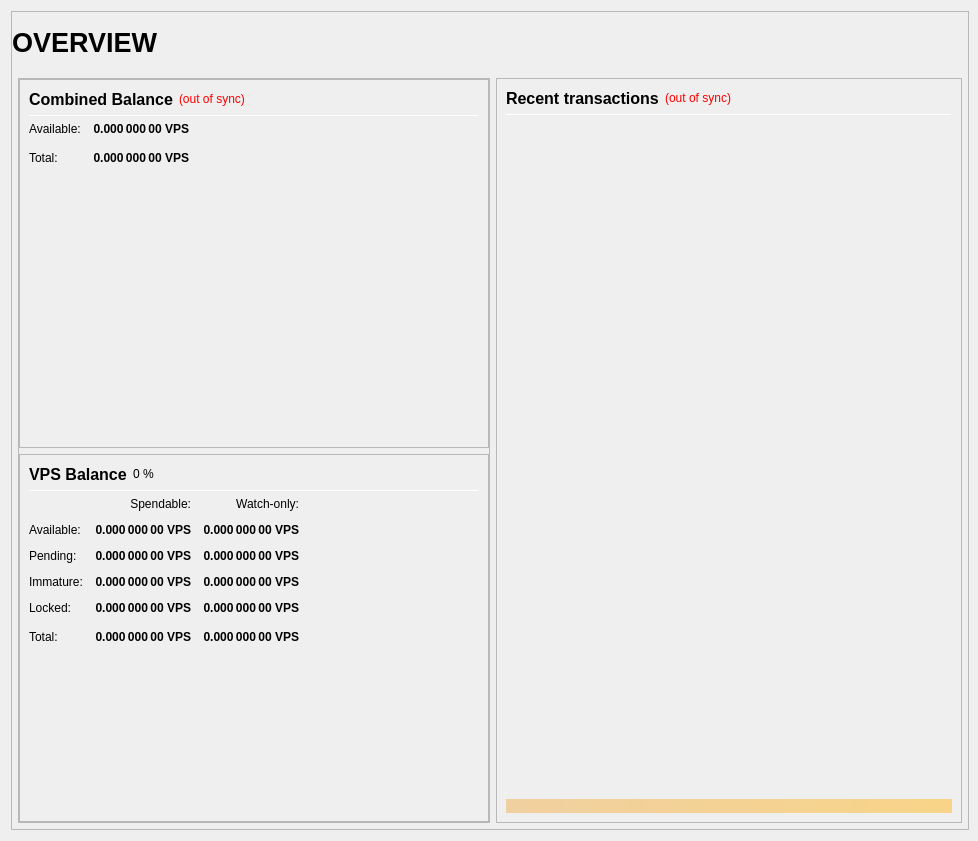
<?xml version="1.0" encoding="UTF-8"?>
<ui version="4.0">
 <class>OverviewPage</class>
 <widget class="QWidget" name="OverviewPage">
  <property name="geometry">
   <rect>
    <x>0</x>
    <y>0</y>
    <width>978</width>
    <height>841</height>
   </rect>
  </property>
  <property name="minimumSize">
   <size>
    <width>960</width>
    <height>682</height>
   </size>
  </property>
  <property name="windowTitle">
   <string>Form</string>
  </property>
  <layout class="QVBoxLayout" name="topLayout" stretch="1">
   <property name="rightMargin">
    <number>9</number>
   </property>
   <item>
    <widget class="QFrame" name="frame_BG">
     <property name="minimumSize">
      <size>
       <width>850</width>
       <height>610</height>
      </size>
     </property>
     <property name="maximumSize">
      <size>
       <width>16777215</width>
       <height>16777215</height>
      </size>
     </property>
     <property name="frameShape">
      <enum>QFrame::StyledPanel</enum>
     </property>
     <property name="frameShadow">
      <enum>QFrame::Raised</enum>
     </property>
     <layout class="QVBoxLayout" name="verticalLayout_3" stretch="1">
      <property name="leftMargin">
       <number>0</number>
      </property>
      <property name="topMargin">
       <number>0</number>
      </property>
      <property name="rightMargin">
       <number>0</number>
      </property>
      <property name="bottomMargin">
       <number>6</number>
      </property>
      <item>
       <layout class="QVBoxLayout" name="verticalLayout_Master" stretch="0,1">
        <property name="margin">
         <number>0</number>
        </property>
        <item>
         <widget class="QFrame" name="frame_Header">
          <layout class="QVBoxLayout" name="verticalLayout_Header" stretch="0">
           <property name="margin">
            <number>0</number>
           </property>
           <item>
            <layout class="QHBoxLayout" name="horizontalLayout_Header" stretch="1,0,1">
             <property name="spacing">
              <number>6</number>
             </property>
             <item>
              <widget class="QLabel" name="labelOverviewHeaderLeft">
               <property name="minimumSize">
                <size>
                 <width>464</width>
                 <height>60</height>
                </size>
               </property>
               <property name="maximumSize">
                <size>
                 <width>16777215</width>
                 <height>60</height>
                </size>
               </property>
               <property name="font">
                <font>
                 <pointsize>20</pointsize>
                 <weight>75</weight>
                 <bold>true</bold>
                </font>
               </property>
               <property name="text">
                <string>OVERVIEW</string>
               </property>
               <property name="alignment">
                <set>Qt::AlignLeading|Qt::AlignLeft|Qt::AlignVCenter</set>
               </property>
              </widget>
             </item>
             <item>
              <spacer name="horizontalSpacer_Header">
               <property name="orientation">
                <enum>Qt::Horizontal</enum>
               </property>
               <property name="sizeHint" stdset="0">
                <size>
                 <width>40</width>
                 <height>20</height>
                </size>
               </property>
              </spacer>
             </item>
             <item>
              <widget class="QLabel" name="labelOverviewHeaderRight">
               <property name="minimumSize">
                <size>
                 <width>464</width>
                 <height>60</height>
                </size>
               </property>
               <property name="maximumSize">
                <size>
                 <width>16777215</width>
                 <height>60</height>
                </size>
               </property>
               <property name="font">
                <font>
                 <pointsize>14</pointsize>
                </font>
               </property>
               <property name="text">
                <string/>
               </property>
               <property name="alignment">
                <set>Qt::AlignRight|Qt::AlignTrailing|Qt::AlignVCenter</set>
               </property>
              </widget>
             </item>
            </layout>
           </item>
          </layout>
         </widget>
        </item>
        <item>
         <widget class="QFrame" name="frame_Content">
          <layout class="QVBoxLayout" name="verticalLayout_Content">
           <property name="leftMargin">
            <number>6</number>
           </property>
           <property name="topMargin">
            <number>0</number>
           </property>
           <property name="rightMargin">
            <number>6</number>
           </property>
           <property name="bottomMargin">
            <number>0</number>
           </property>
           <item>
            <layout class="QHBoxLayout" name="horizontalLayout_Content" stretch="1,1">
             <property name="spacing">
              <number>6</number>
             </property>
             <item>
              <layout class="QVBoxLayout" name="verticalLayout_left" stretch="1">
               <item>
                <widget class="QFrame" name="frameObfuscation">
                 <property name="minimumSize">
                  <size>
                   <width>0</width>
                   <height>0</height>
                  </size>
                 </property>
                 <property name="frameShape">
                  <enum>QFrame::StyledPanel</enum>
                 </property>
                 <property name="frameShadow">
                  <enum>QFrame::Raised</enum>
                 </property>
                 <layout class="QVBoxLayout" name="verticalLayout" stretch="0,0,0">
                  <property name="margin">
                   <number>0</number>
                  </property>
                  <item>
                   <widget class="QFrame" name="frame_CombinedBalances">
                    <property name="minimumSize">
                     <size>
                      <width>470</width>
                      <height>0</height>
                     </size>
                    </property>
                    <property name="frameShape">
                     <enum>QFrame::StyledPanel</enum>
                    </property>
                    <property name="frameShadow">
                     <enum>QFrame::Raised</enum>
                    </property>
                    <layout class="QVBoxLayout" name="verticalLayout_5">
                     <item>
                      <layout class="QHBoxLayout" name="horizontalLayout_5" stretch="0,0,0">
                       <item>
                        <widget class="QLabel" name="label_5z">
                         <property name="minimumSize">
                          <size>
                           <width>0</width>
                           <height>20</height>
                          </size>
                         </property>
                         <property name="font">
                          <font>
                           <pointsize>12</pointsize>
                           <weight>75</weight>
                           <bold>true</bold>
                          </font>
                         </property>
                         <property name="toolTip">
                          <string>Combined Balance (including unconfirmed and immature coins)</string>
                         </property>
                         <property name="text">
                          <string>Combined Balance</string>
                         </property>
                        </widget>
                       </item>
                       <item>
                        <widget class="QLabel" name="labelWalletStatus">
                         <property name="cursor">
                          <cursorShape>WhatsThisCursor</cursorShape>
                         </property>
                         <property name="toolTip">
                          <string>The displayed information may be out of date. Your wallet automatically synchronizes with the VPS network after a connection is established, but this process has not completed yet.</string>
                         </property>
                         <property name="styleSheet">
                          <string notr="true">QLabel { color: red; }</string>
                         </property>
                         <property name="text">
                          <string notr="true">(out of sync)</string>
                         </property>
                         <property name="alignment">
                          <set>Qt::AlignLeading|Qt::AlignLeft|Qt::AlignVCenter</set>
                         </property>
                        </widget>
                       </item>
                       <item>
                        <spacer name="horizontalSpacer_1">
                         <property name="orientation">
                          <enum>Qt::Horizontal</enum>
                         </property>
                         <property name="sizeHint" stdset="0">
                          <size>
                           <width>40</width>
                           <height>20</height>
                          </size>
                         </property>
                        </spacer>
                       </item>
                      </layout>
                     </item>
                     <item>
                      <widget class="Line" name="line_CombinedBalance">
                       <property name="minimumSize">
                        <size>
                         <width>0</width>
                         <height>1</height>
                        </size>
                       </property>
                       <property name="maximumSize">
                        <size>
                         <width>16777215</width>
                         <height>1</height>
                        </size>
                       </property>
                       <property name="orientation">
                        <enum>Qt::Horizontal</enum>
                       </property>
                      </widget>
                     </item>
                     <item>
                      <layout class="QGridLayout" name="gridLayout_3">
                       <property name="spacing">
                        <number>12</number>
                       </property>
                       <item row="1" column="0">
                        <widget class="QLabel" name="labelBalanceTextz">
                         <property name="text">
                          <string>Available:</string>
                         </property>
                        </widget>
                       </item>
                       <item row="1" column="1">
                        <widget class="QLabel" name="labelBalancez">
                         <property name="font">
                          <font>
                           <weight>75</weight>
                           <bold>true</bold>
                          </font>
                         </property>
                         <property name="cursor">
                          <cursorShape>IBeamCursor</cursorShape>
                         </property>
                         <property name="toolTip">
                          <string>Your current spendable balance</string>
                         </property>
                         <property name="text">
                          <string notr="true">0.000 000 00 VPS</string>
                         </property>
                         <property name="alignment">
                          <set>Qt::AlignRight|Qt::AlignTrailing|Qt::AlignVCenter</set>
                         </property>
                         <property name="textInteractionFlags">
                          <set>Qt::LinksAccessibleByMouse|Qt::TextSelectableByKeyboard|Qt::TextSelectableByMouse</set>
                         </property>
                        </widget>
                       </item>
                       <item row="2" column="0">
                        <widget class="QLabel" name="labelTotalTextz">
                         <property name="text">
                          <string>Total:</string>
                         </property>
                        </widget>
                       </item>
                       <item row="2" column="1">
                        <widget class="QLabel" name="labelTotalz">
                         <property name="font">
                          <font>
                           <weight>75</weight>
                           <bold>true</bold>
                          </font>
                         </property>
                         <property name="cursor">
                          <cursorShape>IBeamCursor</cursorShape>
                         </property>
                         <property name="toolTip">
                          <string>Total Balance, including all unavailable coins.</string>
                         </property>
                         <property name="text">
                          <string notr="true">0.000 000 00 VPS</string>
                         </property>
                         <property name="alignment">
                          <set>Qt::AlignRight|Qt::AlignTrailing|Qt::AlignVCenter</set>
                         </property>
                         <property name="textInteractionFlags">
                          <set>Qt::LinksAccessibleByMouse|Qt::TextSelectableByKeyboard|Qt::TextSelectableByMouse</set>
                         </property>
                        </widget>
                       </item>
                       <item row="2" column="3">
                        <spacer name="horizontalSpacer_2">
                         <property name="orientation">
                          <enum>Qt::Horizontal</enum>
                         </property>
                         <property name="sizeHint" stdset="0">
                          <size>
                           <width>40</width>
                           <height>20</height>
                          </size>
                         </property>
                        </spacer>
                       </item>
                      </layout>
                     </item>
                     <item>
                      <spacer name="verticalSpacer_1">
                       <property name="orientation">
                        <enum>Qt::Vertical</enum>
                       </property>
                       <property name="sizeHint" stdset="0">
                        <size>
                         <width>20</width>
                         <height>40</height>
                        </size>
                       </property>
                      </spacer>
                     </item>
                    </layout>
                   </widget>
                  </item>
                  <item>
                   <widget class="QFrame" name="frame_Balances">
                    <property name="frameShape">
                     <enum>QFrame::StyledPanel</enum>
                    </property>
                    <property name="frameShadow">
                     <enum>QFrame::Raised</enum>
                    </property>
                    <layout class="QVBoxLayout" name="verticalLayout_4">
                     <item>
                      <layout class="QHBoxLayout" name="horizontalLayout_4">
                       <item>
                        <widget class="QLabel" name="label_5">
                         <property name="minimumSize">
                          <size>
                           <width>0</width>
                           <height>20</height>
                          </size>
                         </property>
                         <property name="font">
                          <font>
                           <pointsize>12</pointsize>
                           <weight>75</weight>
                           <bold>true</bold>
                          </font>
                         </property>
                         <property name="text">
                          <string>VPS Balance</string>
                         </property>
                        </widget>
                       </item>
                       <item>
                        <widget class="QLabel" name="labelVPSPercent">
                         <property name="text">
                          <string notr="true">0 %</string>
                         </property>
                        </widget>
                       </item>
                       <item>
                        <spacer name="horizontalSpacer_3">
                         <property name="orientation">
                          <enum>Qt::Horizontal</enum>
                         </property>
                         <property name="sizeHint" stdset="0">
                          <size>
                           <width>40</width>
                           <height>20</height>
                          </size>
                         </property>
                        </spacer>
                       </item>
                      </layout>
                     </item>
                     <item>
                      <widget class="Line" name="line_Balance">
                       <property name="minimumSize">
                        <size>
                         <width>0</width>
                         <height>1</height>
                        </size>
                       </property>
                       <property name="maximumSize">
                        <size>
                         <width>16777215</width>
                         <height>1</height>
                        </size>
                       </property>
                       <property name="orientation">
                        <enum>Qt::Horizontal</enum>
                       </property>
                      </widget>
                     </item>
                     <item>
                      <layout class="QGridLayout" name="gridLayout">
                       <property name="spacing">
                        <number>12</number>
                       </property>
                       <item row="0" column="1">
                        <widget class="QLabel" name="labelSpendable">
                         <property name="text">
                          <string>Spendable:</string>
                         </property>
                         <property name="alignment">
                          <set>Qt::AlignRight|Qt::AlignTrailing|Qt::AlignVCenter</set>
                         </property>
                        </widget>
                       </item>
                       <item row="0" column="2">
                        <widget class="QLabel" name="labelWatchonly">
                         <property name="text">
                          <string>Watch-only:</string>
                         </property>
                         <property name="alignment">
                          <set>Qt::AlignRight|Qt::AlignTrailing|Qt::AlignVCenter</set>
                         </property>
                        </widget>
                       </item>
                       <item row="1" column="0">
                        <widget class="QLabel" name="labelBalanceText">
                         <property name="text">
                          <string>Available:</string>
                         </property>
                        </widget>
                       </item>
                       <item row="1" column="1">
                        <widget class="QLabel" name="labelBalance">
                         <property name="font">
                          <font>
                           <weight>75</weight>
                           <bold>true</bold>
                          </font>
                         </property>
                         <property name="cursor">
                          <cursorShape>IBeamCursor</cursorShape>
                         </property>
                         <property name="toolTip">
                          <string>Your current spendable balance</string>
                         </property>
                         <property name="text">
                          <string notr="true">0.000 000 00 VPS</string>
                         </property>
                         <property name="alignment">
                          <set>Qt::AlignRight|Qt::AlignTrailing|Qt::AlignVCenter</set>
                         </property>
                         <property name="textInteractionFlags">
                          <set>Qt::LinksAccessibleByMouse|Qt::TextSelectableByKeyboard|Qt::TextSelectableByMouse</set>
                         </property>
                        </widget>
                       </item>
                       <item row="1" column="2">
                        <widget class="QLabel" name="labelWatchAvailable">
                         <property name="font">
                          <font>
                           <weight>75</weight>
                           <bold>true</bold>
                          </font>
                         </property>
                         <property name="cursor">
                          <cursorShape>IBeamCursor</cursorShape>
                         </property>
                         <property name="toolTip">
                          <string>Your current balance in watch-only addresses</string>
                         </property>
                         <property name="text">
                          <string notr="true">0.000 000 00 VPS</string>
                         </property>
                         <property name="alignment">
                          <set>Qt::AlignRight|Qt::AlignTrailing|Qt::AlignVCenter</set>
                         </property>
                         <property name="textInteractionFlags">
                          <set>Qt::LinksAccessibleByMouse|Qt::TextSelectableByKeyboard|Qt::TextSelectableByMouse</set>
                         </property>
                        </widget>
                       </item>
                       <item row="2" column="0">
                        <widget class="QLabel" name="labelPendingText">
                         <property name="text">
                          <string>Pending:</string>
                         </property>
                        </widget>
                       </item>
                       <item row="2" column="1">
                        <widget class="QLabel" name="labelUnconfirmed">
                         <property name="font">
                          <font>
                           <weight>75</weight>
                           <bold>true</bold>
                          </font>
                         </property>
                         <property name="cursor">
                          <cursorShape>IBeamCursor</cursorShape>
                         </property>
                         <property name="toolTip">
                          <string>Total of transactions that have yet to be confirmed, and do not yet count toward the spendable balance</string>
                         </property>
                         <property name="text">
                          <string notr="true">0.000 000 00 VPS</string>
                         </property>
                         <property name="alignment">
                          <set>Qt::AlignRight|Qt::AlignTrailing|Qt::AlignVCenter</set>
                         </property>
                         <property name="textInteractionFlags">
                          <set>Qt::LinksAccessibleByMouse|Qt::TextSelectableByKeyboard|Qt::TextSelectableByMouse</set>
                         </property>
                        </widget>
                       </item>
                       <item row="2" column="2">
                        <widget class="QLabel" name="labelWatchPending">
                         <property name="font">
                          <font>
                           <weight>75</weight>
                           <bold>true</bold>
                          </font>
                         </property>
                         <property name="cursor">
                          <cursorShape>IBeamCursor</cursorShape>
                         </property>
                         <property name="toolTip">
                          <string>Unconfirmed transactions to watch-only addresses</string>
                         </property>
                         <property name="text">
                          <string notr="true">0.000 000 00 VPS</string>
                         </property>
                         <property name="alignment">
                          <set>Qt::AlignRight|Qt::AlignTrailing|Qt::AlignVCenter</set>
                         </property>
                         <property name="textInteractionFlags">
                          <set>Qt::LinksAccessibleByMouse|Qt::TextSelectableByKeyboard|Qt::TextSelectableByMouse</set>
                         </property>
                        </widget>
                       </item>
                       <item row="3" column="0">
                        <widget class="QLabel" name="labelImmatureText">
                         <property name="text">
                          <string>Immature:</string>
                         </property>
                        </widget>
                       </item>
                       <item row="3" column="1">
                        <widget class="QLabel" name="labelImmature">
                         <property name="font">
                          <font>
                           <weight>75</weight>
                           <bold>true</bold>
                          </font>
                         </property>
                         <property name="cursor">
                          <cursorShape>IBeamCursor</cursorShape>
                         </property>
                         <property name="toolTip">
                          <string>Staked or masternode rewards that has not yet matured</string>
                         </property>
                         <property name="text">
                          <string notr="true">0.000 000 00 VPS</string>
                         </property>
                         <property name="alignment">
                          <set>Qt::AlignRight|Qt::AlignTrailing|Qt::AlignVCenter</set>
                         </property>
                         <property name="textInteractionFlags">
                          <set>Qt::LinksAccessibleByMouse|Qt::TextSelectableByKeyboard|Qt::TextSelectableByMouse</set>
                         </property>
                        </widget>
                       </item>
                       <item row="3" column="2">
                        <widget class="QLabel" name="labelWatchImmature">
                         <property name="font">
                          <font>
                           <weight>75</weight>
                           <bold>true</bold>
                          </font>
                         </property>
                         <property name="cursor">
                          <cursorShape>IBeamCursor</cursorShape>
                         </property>
                         <property name="toolTip">
                          <string>Staked or masternode rewards in watch-only addresses that has not yet matured</string>
                         </property>
                         <property name="text">
                          <string notr="true">0.000 000 00 VPS</string>
                         </property>
                         <property name="alignment">
                          <set>Qt::AlignRight|Qt::AlignTrailing|Qt::AlignVCenter</set>
                         </property>
                         <property name="textInteractionFlags">
                          <set>Qt::LinksAccessibleByMouse|Qt::TextSelectableByKeyboard|Qt::TextSelectableByMouse</set>
                         </property>
                        </widget>
                       </item>
                       <item row="4" column="0">
                        <widget class="QLabel" name="labelLockedBalanceText">
                         <property name="toolTip">
                          <string>Locked VPS or Masternode collaterals. These are excluded from zVPS minting.</string>
                         </property>
                         <property name="text">
                          <string>Locked:</string>
                         </property>
                        </widget>
                       </item>
                       <item row="4" column="1">
                        <widget class="QLabel" name="labelLockedBalance">
                         <property name="font">
                          <font>
                           <weight>75</weight>
                           <bold>true</bold>
                          </font>
                         </property>
                         <property name="cursor">
                          <cursorShape>IBeamCursor</cursorShape>
                         </property>
                         <property name="toolTip">
                          <string>Locked VPS or Masternode collaterals. These are excluded from zVPS minting.</string>
                         </property>
                         <property name="text">
                          <string notr="true">0.000 000 00 VPS</string>
                         </property>
                         <property name="alignment">
                          <set>Qt::AlignRight|Qt::AlignTrailing|Qt::AlignVCenter</set>
                         </property>
                         <property name="textInteractionFlags">
                          <set>Qt::LinksAccessibleByMouse|Qt::TextSelectableByKeyboard|Qt::TextSelectableByMouse</set>
                         </property>
                        </widget>
                       </item>
                       <item row="4" column="2">
                        <widget class="QLabel" name="labelWatchLocked">
                         <property name="font">
                          <font>
                           <weight>75</weight>
                           <bold>true</bold>
                          </font>
                         </property>
                         <property name="cursor">
                          <cursorShape>IBeamCursor</cursorShape>
                         </property>
                         <property name="toolTip">
                          <string>Current locked balance in watch-only addresses</string>
                         </property>
                         <property name="text">
                          <string notr="true">0.000 000 00 VPS</string>
                         </property>
                         <property name="alignment">
                          <set>Qt::AlignRight|Qt::AlignTrailing|Qt::AlignVCenter</set>
                         </property>
                         <property name="textInteractionFlags">
                          <set>Qt::LinksAccessibleByMouse|Qt::TextSelectableByKeyboard|Qt::TextSelectableByMouse</set>
                         </property>
                        </widget>
                       </item>
                       <item row="5" column="0">
                        <widget class="QLabel" name="labelTotalText">
                         <property name="toolTip">
                          <string>Your current VPS balance, unconfirmed and immature transactions included</string>
                         </property>
                         <property name="text">
                          <string>Total:</string>
                         </property>
                        </widget>
                       </item>
                       <item row="5" column="1">
                        <widget class="QLabel" name="labelTotal">
                         <property name="font">
                          <font>
                           <weight>75</weight>
                           <bold>true</bold>
                          </font>
                         </property>
                         <property name="cursor">
                          <cursorShape>IBeamCursor</cursorShape>
                         </property>
                         <property name="toolTip">
                          <string>Your current VPS balance, unconfirmed and immature transactions included</string>
                         </property>
                         <property name="text">
                          <string notr="true">0.000 000 00 VPS</string>
                         </property>
                         <property name="alignment">
                          <set>Qt::AlignRight|Qt::AlignTrailing|Qt::AlignVCenter</set>
                         </property>
                         <property name="textInteractionFlags">
                          <set>Qt::LinksAccessibleByMouse|Qt::TextSelectableByKeyboard|Qt::TextSelectableByMouse</set>
                         </property>
                        </widget>
                       </item>
                       <item row="5" column="2">
                        <widget class="QLabel" name="labelWatchTotal">
                         <property name="font">
                          <font>
                           <weight>75</weight>
                           <bold>true</bold>
                          </font>
                         </property>
                         <property name="cursor">
                          <cursorShape>IBeamCursor</cursorShape>
                         </property>
                         <property name="toolTip">
                          <string>Current total balance in watch-only addresses</string>
                         </property>
                         <property name="text">
                          <string notr="true">0.000 000 00 VPS</string>
                         </property>
                         <property name="alignment">
                          <set>Qt::AlignRight|Qt::AlignTrailing|Qt::AlignVCenter</set>
                         </property>
                         <property name="textInteractionFlags">
                          <set>Qt::LinksAccessibleByMouse|Qt::TextSelectableByKeyboard|Qt::TextSelectableByMouse</set>
                         </property>
                        </widget>
                       </item>
                       <item row="5" column="3">
                        <spacer name="horizontalSpacer_9">
                         <property name="orientation">
                          <enum>Qt::Horizontal</enum>
                         </property>
                         <property name="sizeHint" stdset="0">
                          <size>
                           <width>40</width>
                           <height>20</height>
                          </size>
                         </property>
                        </spacer>
                       </item>
                      </layout>
                     </item>
                     <item>
                      <spacer name="verticalSpacer_3">
                       <property name="orientation">
                        <enum>Qt::Vertical</enum>
                       </property>
                       <property name="sizeHint" stdset="0">
                        <size>
                         <width>20</width>
                         <height>40</height>
                        </size>
                       </property>
                      </spacer>
                     </item>
                    </layout>
                   </widget>
                  </item>
                 </layout>
                </widget>
               </item>
              </layout>
             </item>
             <item>
              <layout class="QVBoxLayout" name="verticalLayout_right" stretch="1">
               <item>
                <widget class="QFrame" name="frame_RecentTransactions">
                 <property name="minimumSize">
                  <size>
                   <width>0</width>
                   <height>0</height>
                  </size>
                 </property>
                 <property name="frameShape">
                  <enum>QFrame::StyledPanel</enum>
                 </property>
                 <property name="frameShadow">
                  <enum>QFrame::Raised</enum>
                 </property>
                 <layout class="QVBoxLayout" name="verticalLayout_1" stretch="0,0,0,0,0">
                  <item>
                   <layout class="QHBoxLayout" name="horizontalLayout_2">
                    <item>
                     <widget class="QLabel" name="label_4">
                      <property name="minimumSize">
                       <size>
                        <width>0</width>
                        <height>20</height>
                       </size>
                      </property>
                      <property name="font">
                       <font>
                        <pointsize>12</pointsize>
                        <weight>75</weight>
                        <bold>true</bold>
                       </font>
                      </property>
                      <property name="text">
                       <string>Recent transactions</string>
                      </property>
                     </widget>
                    </item>
                    <item>
                     <widget class="QLabel" name="labelTransactionsStatus">
                      <property name="cursor">
                       <cursorShape>WhatsThisCursor</cursorShape>
                      </property>
                      <property name="toolTip">
                       <string>The displayed information may be out of date. Your wallet automatically synchronizes with the VPS network after a connection is established, but this process has not completed yet.</string>
                      </property>
                      <property name="styleSheet">
                       <string notr="true">QLabel { color: red; }</string>
                      </property>
                      <property name="text">
                       <string notr="true">(out of sync)</string>
                      </property>
                      <property name="alignment">
                       <set>Qt::AlignRight|Qt::AlignTrailing|Qt::AlignVCenter</set>
                      </property>
                     </widget>
                    </item>
                    <item>
                     <spacer name="horizontalSpacer">
                      <property name="orientation">
                       <enum>Qt::Horizontal</enum>
                      </property>
                      <property name="sizeHint" stdset="0">
                       <size>
                        <width>40</width>
                        <height>20</height>
                       </size>
                      </property>
                     </spacer>
                    </item>
                   </layout>
                  </item>
                  <item>
                   <widget class="Line" name="line">
                    <property name="minimumSize">
                     <size>
                      <width>0</width>
                      <height>1</height>
                     </size>
                    </property>
                    <property name="maximumSize">
                     <size>
                      <width>16777215</width>
                      <height>1</height>
                     </size>
                    </property>
                    <property name="orientation">
                     <enum>Qt::Horizontal</enum>
                    </property>
                   </widget>
                  </item>
                  <item>
                   <widget class="QListView" name="listTransactions">
                    <property name="minimumSize">
                     <size>
                      <width>0</width>
                      <height>0</height>
                     </size>
                    </property>
                    <property name="styleSheet">
                     <string notr="true">QListView { background: transparent; }</string>
                    </property>
                    <property name="frameShape">
                     <enum>QFrame::NoFrame</enum>
                    </property>
                    <property name="verticalScrollBarPolicy">
                     <enum>Qt::ScrollBarAlwaysOff</enum>
                    </property>
                    <property name="horizontalScrollBarPolicy">
                     <enum>Qt::ScrollBarAlwaysOff</enum>
                    </property>
                    <property name="selectionMode">
                     <enum>QAbstractItemView::NoSelection</enum>
                    </property>
                   </widget>
                  </item>
                  <item>
                   <spacer name="verticalSpacer_2">
                    <property name="orientation">
                     <enum>Qt::Vertical</enum>
                    </property>
                    <property name="sizeType">
                     <enum>QSizePolicy::Expanding</enum>
                    </property>
                    <property name="sizeHint" stdset="0">
                     <size>
                      <width>20</width>
                      <height>40</height>
                     </size>
                    </property>
                   </spacer>
                  </item>
                  <item>
                   <widget class="QLabel" name="labelAlerts">
                    <property name="maximumSize">
                     <size>
                      <width>16777215</width>
                      <height>16777215</height>
                     </size>
                    </property>
                    <property name="styleSheet">
                     <string notr="true">background-color: qlineargradient(x1: 0, y1: 0, x2: 1, y2: 0, stop:0 #F0D0A0, stop:1 #F8D488); color:#000000;</string>
                    </property>
                    <property name="text">
                     <string/>
                    </property>
                    <property name="wordWrap">
                     <bool>true</bool>
                    </property>
                    <property name="margin">
                     <number>3</number>
                    </property>
                   </widget>
                  </item>
                 </layout>
                </widget>
               </item>
              </layout>
             </item>
            </layout>
           </item>
          </layout>
         </widget>
        </item>
       </layout>
      </item>
     </layout>
    </widget>
   </item>
  </layout>
 </widget>
 <resources/>
 <connections/>
</ui>
